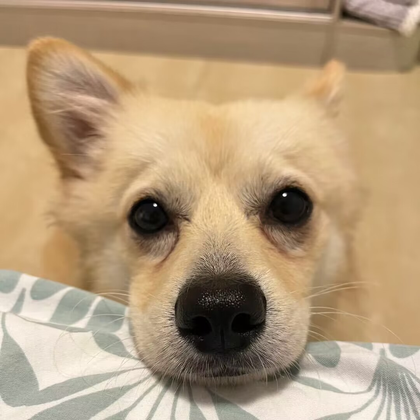
%> input picture 大四上/数字图像/exp2/51.png, 420 x 420 px, shrunk from 1080 x 1080 before the run
$ octave ex2.m   (GNU Octave 9; MATLAB toolbox functions it lacks are replaced by stand-ins)
%> lines starting %> are read from the running program, lines starting %| are printed output that depends on the picture
%> further down, rgb_image is the input picture: size 420x420x3 uint8; mean R, G, B 180.3, 155.5, 123.7
### 大四上/数字图像/exp2/LPCencode.m
function y=LPCencode(x, a)
 %编码器
%LPCencode函数用一维无损预测编码压缩图像x,a为预测系数，如果a默认，则默认a=１，就是前值预测。
error(nargchk(1, 2, nargin));
 if nargin<2
    a=1;
 end
x=double(x);
[m, n]=size(x);
%> m = 420; n = 420
p=zeros(m, n);  %存放预测值
xs=x;
zc=zeros(m, 1);
for i=1:length(a)
xs=[zc  xs(:, 1:end-1)];
p=p+a(i)*xs;
end
y=x-round(p);
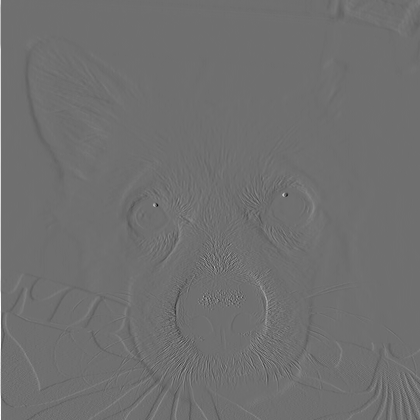
%> y: size 420x420 double; min -190, max 244, mean 0.4; drawn with min black and max white
end

### 大四上/数字图像/exp2/LPCdecode.m
function x=LPCdecode(y, a)
%解码器
%LPCdecode函数的解码程序，与编码程序用的是同一个预测器
error(nargchk(1, 2, nargin));
if nargin<2
 a=1;
 end
 a=a(end: -1: 1);
[m, n]=size(y);
order=length(a);
a=repmat(a, m, 1);
%> a = 420 values from 1 to 1
x=zeros(m, n+order);
for i=1:n
 ii=i+order;
x(:, ii)=y(:, i)+round(sum(a(:, order: -1: 1).*x(:, (ii-1): -1:(ii-order)), 2));
end
%> x: size 420x421 double
x=x(:, order+1: end);
end

### 大四上/数字图像/exp2/ex2.m
cd 'C:\Users\lenovo\Desktop\数字图像处理\实验二'
clc;clear;
%% 实验一：一阶无损预测编码
% 下面对大小为512*512像素、灰度级为256的标准lena图像进行无损的一阶预测编码，其matlab程序如下：
rgb_image = imread('51.png');%原始图片
gray_image = rgb2gray(rgb_image);%灰度图片
x=double(gray_image);
y=LPCencode(x);
xx=LPCdecode(y);
%显示预测误差值
figure(1);
subplot(2,3,1);
imshow(gray_image);
title('原灰度图像');
subplot(2,3,2);
imshow(mat2gray(y));
title('一阶编码预测图像');
% 计算均方差误差，因为是无损编码，那么erms应该为０
subplot(2,3,3);
imshow(mat2gray(xx));
title('解码图像');
e=double(x)-double(xx);
%> e: size 420x420 double; every value is 0
[m, n]=size(e);
%> m = 420; n = 420
erms = sqrt(sum(e(:).^2)/(m*n))
%> erms = 0
% 显示原图直方图
subplot(2,3,4);
[h, f] = hist(x(:));
%> h = [5435 4003 3692 5199 11642 32372 51140 38838 15655 8424]; f = [12.75 38.25 63.75 89.25 114.8 140.2 165.8 191.2 216.8 242.2]
bar(f, h, 'k');
title('原图直方图');
%显示预测误差的直方图
subplot(2,3,5);
[h, f] = hist(y(:));
%> h = [1 4 60 3635 171182 1067 26 55 286 84]; f = [-168.3 -124.9 -81.5 -38.1 5.3 48.7 92.1 135.5 178.9 222.3]
bar(f, h,'k');
title('预测误差的直方图');
subplot(2,3,6);
[h, f] = hist(xx(:));
%> h = [5435 4003 3692 5199 11642 32372 51140 38838 15655 8424]; f = [12.75 38.25 63.75 89.25 114.8 140.2 165.8 191.2 216.8 242.2]
bar(f, h,'k');
title('解码图像的直方图');
%% 实验二：开和闭运算
% 要求1：用二阶单位矩阵的结构元素进行开、闭运算
I1 = imnoise(gray_image,'salt & pepper',0.2);
subplot(2,2,1),imshow(gray_image);
title('原始图像');
axis on;                  %显示坐标系
subplot(2,2,2),imshow(I1);
title('噪声图像');
axis on;                  %显示坐标系
se=strel('rectangle',[2 2]);  %采用二阶单位矩阵的结构作为结构元素
I2=imopen(I1,se);         %开启操作
I3=imclose(I1,se);        %闭合操作
subplot(2,2,3),imshow(I2);
title('开启运算后图像');
axis on;                  %显示坐标系
subplot(2,2,4),imshow(I3);
title('闭合运算后图像');
axis on;                  %显示坐标系

% 要求2：用半径为1的平坦圆盘形结构元素进行开、闭运算
figure
subplot(2,2,1),imshow(gray_image);
title('原始图像');
axis on;                  %显示坐标系
subplot(2,2,2),imshow(I1);
title('噪声图像');
axis on;                  %显示坐标系
se=strel('disk',1);  %采用半径为1的平坦圆盘形结构作为结构元素
I2=imopen(I1,se);         %开启操作
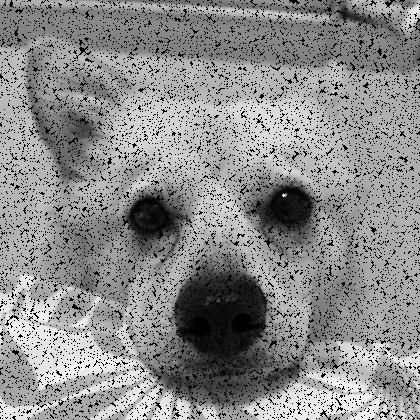
%> I2: size 420x420 uint8; min 0, max 252, mean 138.6
I3=imclose(I1,se);        %闭合操作
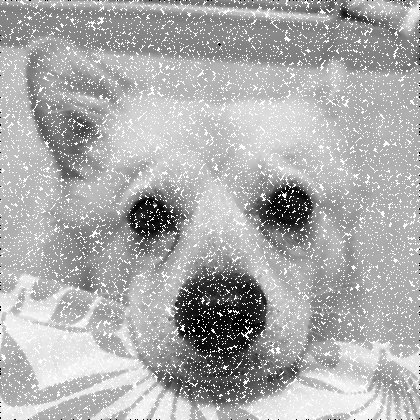
%> I3: size 420x420 uint8; min 0, max 255, mean 172; mean of the top-left, top-right, bottom-left and bottom-right quarters 173.8, 175.3, 175.8, 163
subplot(2,2,3),imshow(I2);
title('开启运算后图像');
axis on;                  %显示坐标系
subplot(2,2,4),imshow(I3);
title('闭合运算后图像');
axis on;                  %显示坐标系

% 要求3：使用开和闭运算实现形态学滤波
sca = 5;                       % 结构元素尺寸
se=strel('diamond',(sca-1)/2); % 形态学结构元素
Io=imopen(I1,se);              % 开操作
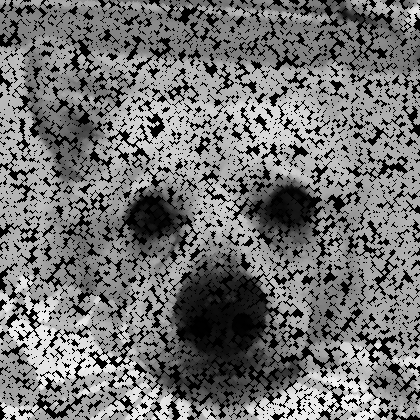
%> Io: size 420x420 uint8; min 0, max 242, mean 115
Ioc=imclose(Io,se);            % 闭操作
Iobr=imreconstruct(Io,Ioc);    % 结构重建

Iobrd = imdilate(Iobr,se);   % 膨胀
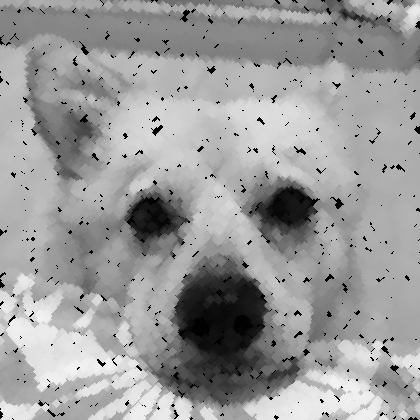
%> Iobrd: size 420x420 uint8; min 0, max 242, mean 154.8
Iobrcbr = imreconstruct(imcomplement(Iobrd),imcomplement(Iobr)); % 结构重建
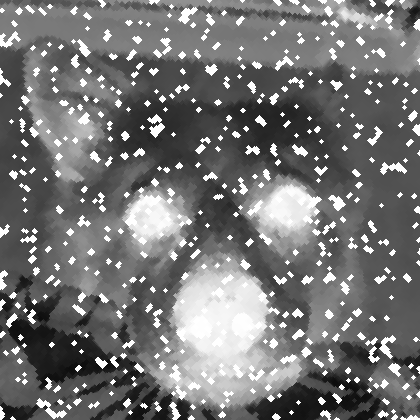
%> Iobrcbr: size 420x420 uint8; min 13, max 255, mean 116.7
Iobrcbr = imcomplement(Iobrcbr);

% 要求4：显示滤波效果
figure
subplot(121),imshow(I1);title('噪声图像')
subplot(122),imshow(Iobrcbr,[]);title('形态学滤波图像')

%% 实验三：最大信息熵阈值分割
clc;clear;
rgb_image = imread('51.png');
a = rgb_image;
count=imhist(a);
%> count = 256 values, max 5592 at index 169, min 23 at index 256, mean 2067.2
[m,n]=size(a);
%> n = 1260
N=m*n;
%> N = 529200
L=256;
count=count/N;%%每一个像素的分布概率
%> count = 256 values, max 0.0106 at index 169, min 4.35e-05 at index 256, mean 0.00391

for i=1:L
    if count(i)~=0
        st=i-1;
        break;
    end
end
%> after the loop, st = 0

for i=L:-1:1
    if count(i)~=0
        nd=i-1;
        break;
    end
end
%> after the loop, nd = 255

f=count(st+1:nd+1);  %f是每个灰度出现的概率
%> f has the same summary as count
size(f)
%> ans = [256 1]
E=[];

for Th=st:nd-1   %%%设定初始分割阈值为Th
    av1=0;
    av2=0;
    Pth=sum(count(1:Th+1));
    %%%第一类的平均相对熵为
    for i=0:Th
        av1=av1-count(i+1)/Pth*log(count(i+1)/Pth+0.00001);
    end
    %%%第二类的平均相对熵为
    for i=Th+1:L-1
        av2=av2-count(i+1)/(1-Pth)*log(count(i+1)/(1-Pth)+0.00001);
    end
    E(Th-st+1)=av1+av2;
end
%> this loop made 255 passes
%> Pth on passes 1 to 3: 0.00101, 0.00187, 0.00294
%> after the loop, E = 255 values, max 9.45 at index 90, min 5.28 at index 1, mean 8.74
position=find(E==(max(E)));
%> position = 90
th=st+position-1
%> th = 89

for i=1:m
    for j=1:n
        if a(i,j)>th
            a(i,j)=255;
        else
            a(i,j)=0;
        end
    end
end
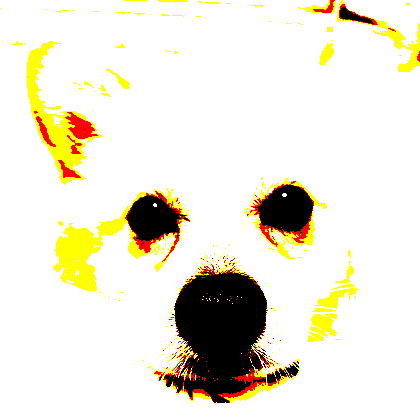
%> a: size 420x420x3 uint8; mean R, G, B 235.9, 231.4, 215.3

figure
subplot(1,2,1)
imshow(rgb_image);
title('原始图像');
subplot(1,2,2)
imshow(a);
title('最大信息熵阈值分割图像');
